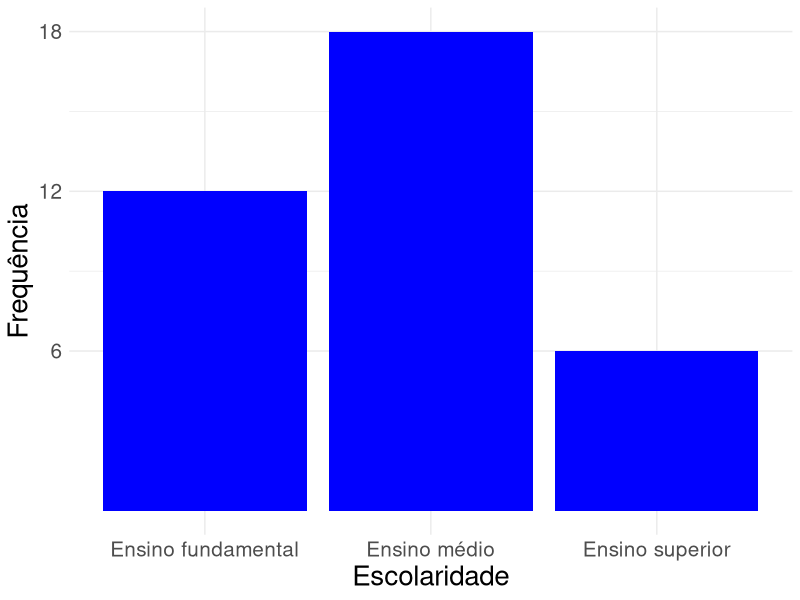
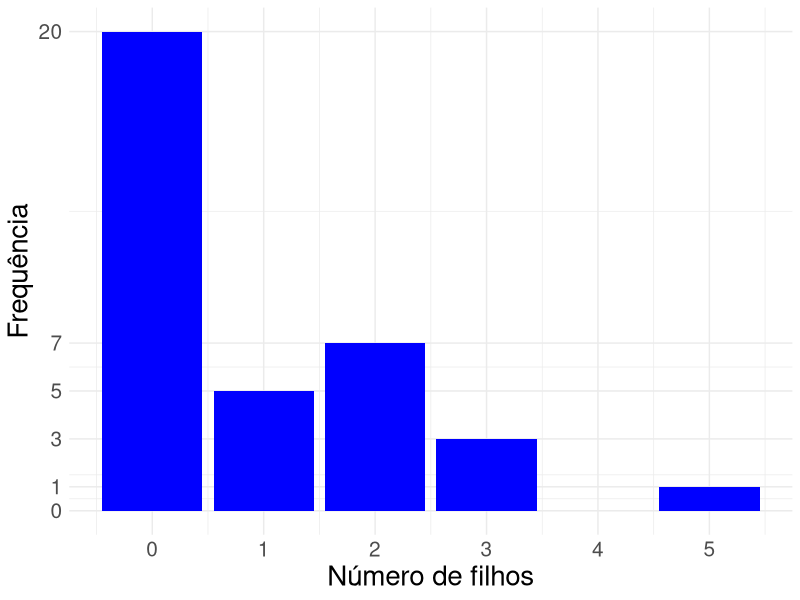
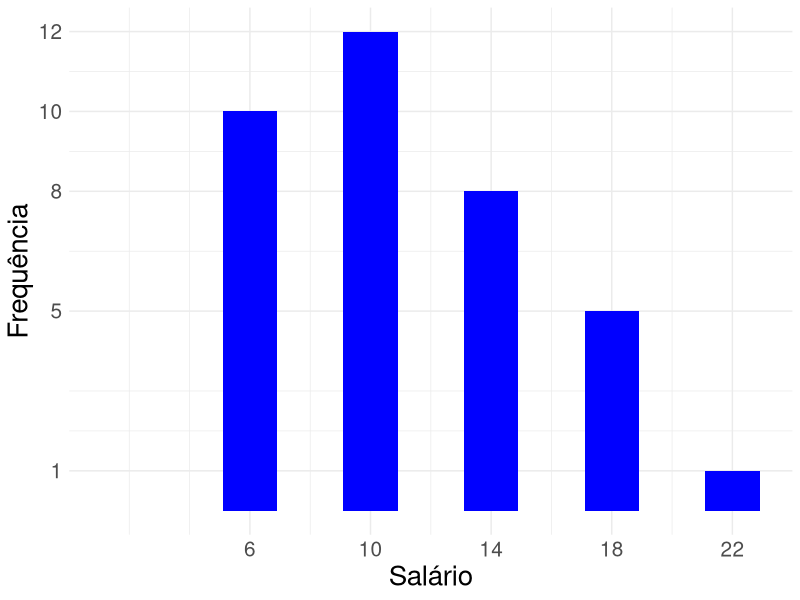
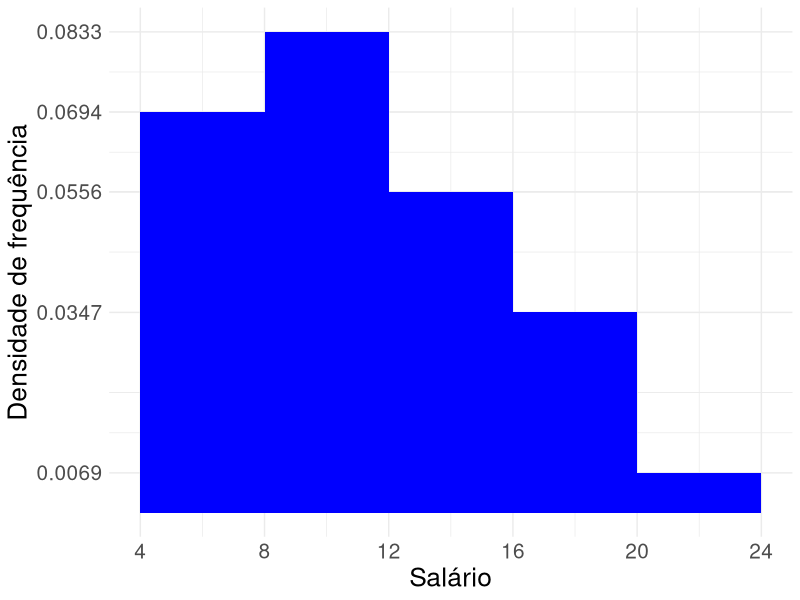
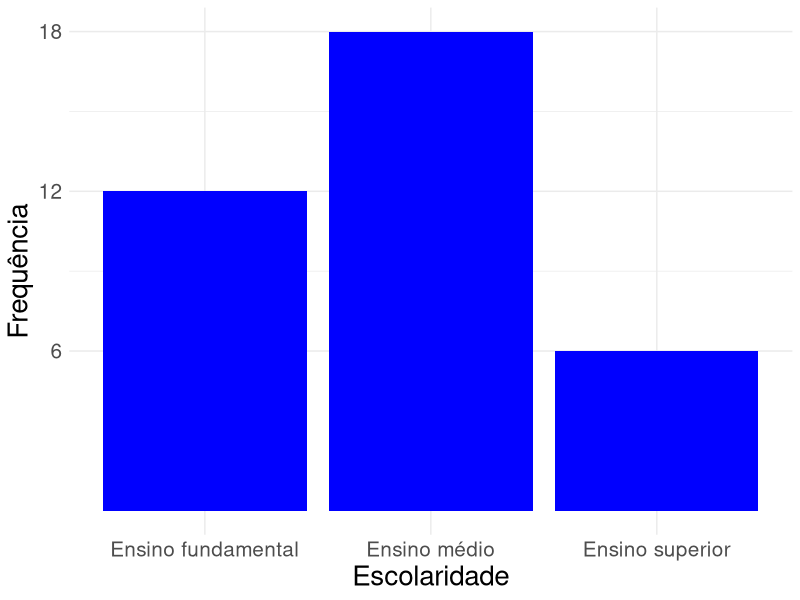
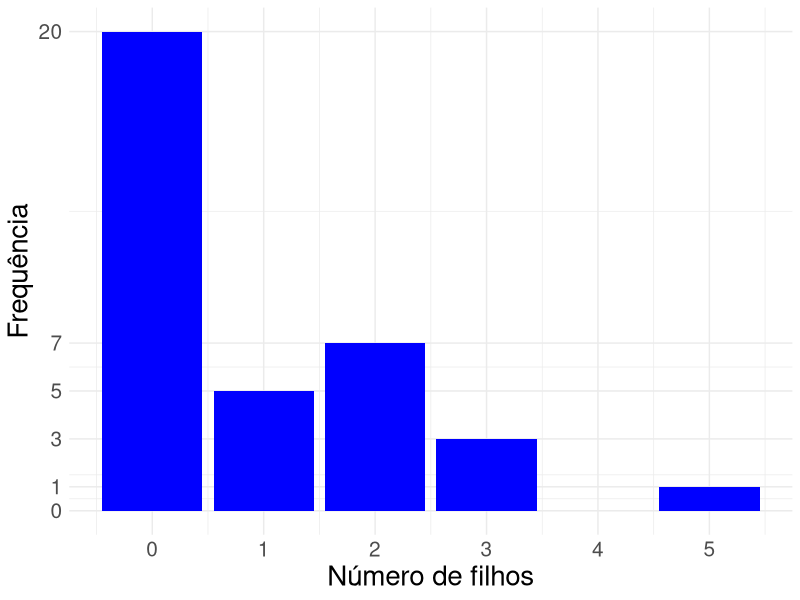
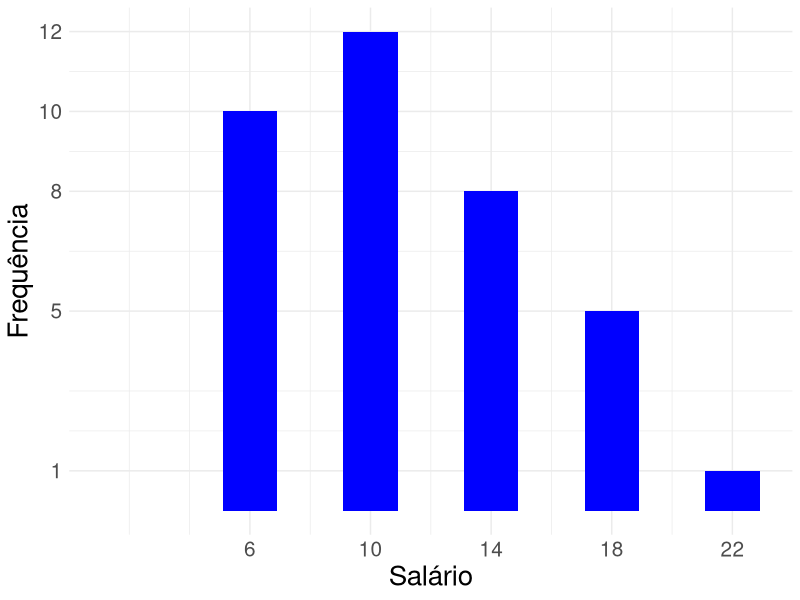
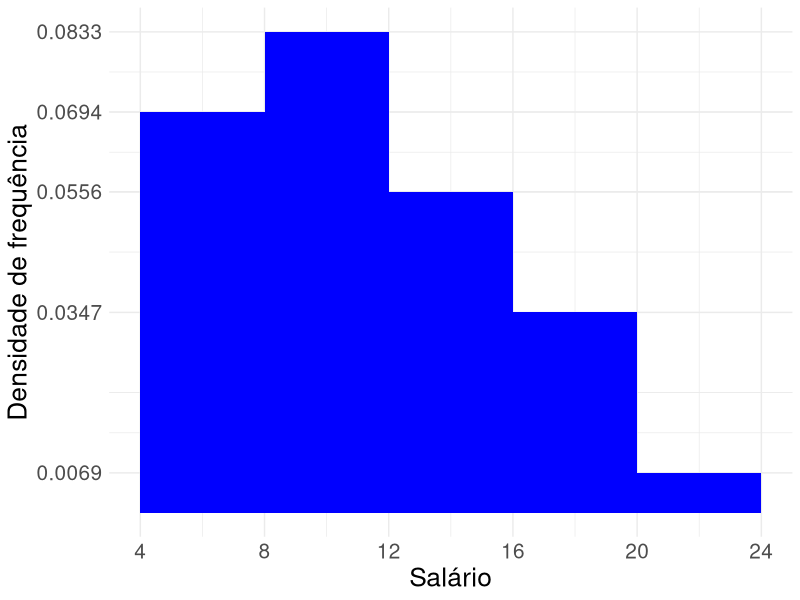

R code for these plots, in order:
library(tidyverse)

dados <- tibble(x = c('Ensino fundamental',
                      'Ensino médio',
                      'Ensino superior'),
                y = c(12,18,6))


ggplot(data = dados)+
  geom_bar(mapping = aes(x=x, y = y), 
           stat = 'identity', fill = "blue") +
  xlab('Escolaridade') +
  ylab('Frequência') +
  theme_minimal()+
  scale_y_continuous(breaks = c(12,18,6))+
  theme(axis.text = element_text(size = 15),
        axis.title = element_text(size = 20))
ggsave('escolaridade.png', width = 7.5)



# ggplot(dados, aes(x="", y=y, fill=x))+
#   geom_bar(width = 1, stat = "identity")+
#   coord_polar("y", start=0) +
#   xlab('') + ylab('') +
#   scale_fill_manual(values=c("#999999", "#E69F00", "#56B4E9"), 
#                     name="Escolaridade") +
#   theme(legend.title = element_text(size = 20),
#         legend.text = element_text(size = 15))
# ggsave('setores_escolaridade.png')

tibble(x = 0:5,
       y = c(20,5,7,3,0,1)) %>%
  ggplot()+
  geom_bar(mapping = aes(x=x, y=y), 
           stat = 'identity', fill = "blue")+
  ylab('Frequência')+
  theme_minimal() +
  scale_x_continuous(name = "Número de filhos",
                   breaks = 0:5)+
  scale_y_continuous(breaks = c(20,5,7,3,0,1))+
  theme(axis.text = element_text(size = 15),
        axis.title = element_text(size = 20)) 
ggsave('numero_filhos.png')

tibble(x = seq(from=2,to=22,by=2), y = c(0,0,10,0,12,0,8,0,5,0,1)) %>%
  ggplot()+
  geom_bar(mapping = aes(x=x, y = y), 
           stat = 'identity', fill = "blue")+
  xlab('Salário')+
  ylab('Frequência')+
  theme_minimal() +
  scale_x_continuous(breaks = c(6,10,14,18,22))+
  scale_y_continuous(breaks = c(10,12,8,5,1))+
  theme(axis.title = element_text(size = 20),
        axis.text = element_text(size = 15))
ggsave('salario_bar.png')

dados <- read_delim('tabela21.csv',delim = ';')
tab <- dados %>%
  count(S = cut(salario, breaks = seq(from = 4, to = 24, by = 4), 
                include.lowest = T, right = F)) %>% 
  mutate(f = n / 36, df = f / 4)
ggplot(dados) +
  geom_histogram(mapping = aes(x = salario, y = ..density..), 
                 breaks=seq(from = 4, to = 24, by = 4), closed = "left",
                 fill = "blue")+
  xlab('Salário') +
  ylab('Densidade de frequência') +
  theme_minimal() +
  scale_x_continuous(breaks = seq(from = 4, to = 24, by = 4)) +
  scale_y_continuous(breaks = round(tab$df, 4))+
  theme(axis.text = element_text(size = 15),
        axis.title = element_text(size = 19))
ggsave('histograma.png')
